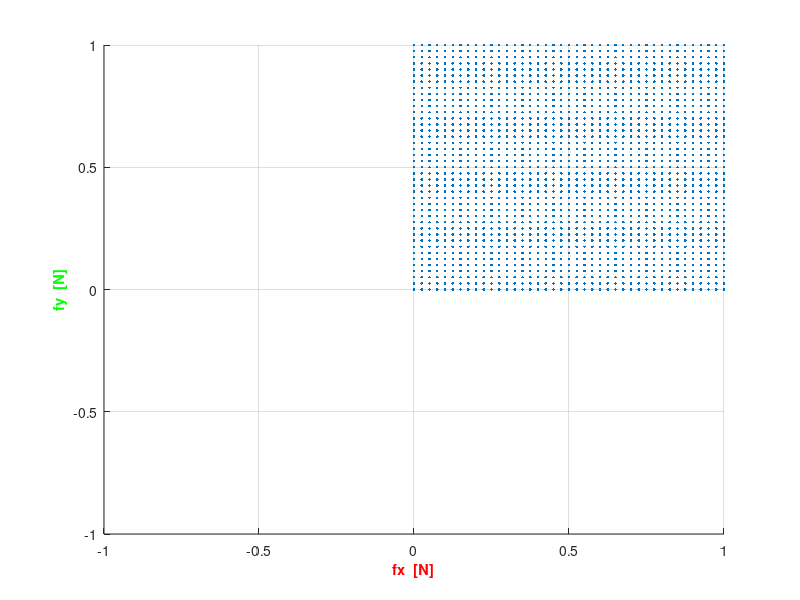

The MATLAB source for this figure:
% ３次元のプログラム　テスト用コード

clear;

f1 = 1;
f2 = 1;
f3 = 1;

l1 = [12.5, 30.0, 0.0];
l2 = [-5.0, 27.5, 0.0];
l3 = [-7.5, 30.0, 0.0];

l1 = l1 / 1000;
l2 = l2 / 1000;
l3 = l3 / 1000;

A = [0 1 0;
     1 0 1;
     l1(1) -l2(2) l3(1)];

wrench_point = [];

for i = 0:0.025:1.0
    for j = 0:0.025:1.0
        for k = 0:0.025:1.0
            edit_f1 = i*f1;
            edit_f2 = j*f2;
            edit_f3 = k*f3;

            all_f1 = [edit_f1; 0; 0];
            all_f2 = [0; edit_f2; 0];
            all_f3 = [0; 0; edit_f3];

            ans_f1 = A *  all_f1;
            ans_f2 = A * all_f2;
            ans_f3 = A * all_f3;

            wrench1 = [ans_f1(1) ans_f1(2) ans_f1(3)];
            wrench2 = [ans_f2(1) ans_f2(2) ans_f2(3)];
            wrench3 = [ans_f3(1) ans_f3(2) ans_f3(3)];
            wrench = wrench1 + wrench2 + wrench3;

            wrench_point = [wrench_point; wrench];
        end
    end
end

figure;

hold on;
grid on;

%グラフの範囲を設定
xlim([-1, 1]);
ylim([-1, 1]);
zlim([-0.03, 0.03]);

%ラベルの描画
xlabel('fx  [N]', 'FontSize', 10.5, 'FontWeight', 'bold', 'Color', 'r');
ylabel('fy  [N]', 'FontSize', 10.5, 'FontWeight', 'bold', 'Color', 'g');
zlabel('ω  [Nm]', 'FontSize', 10.5, 'FontWeight', 'bold', 'Color', 'b');

plot3(wrench_point(:, 1), wrench_point(:, 2), wrench_point(:, 3), '.');

hold off;
